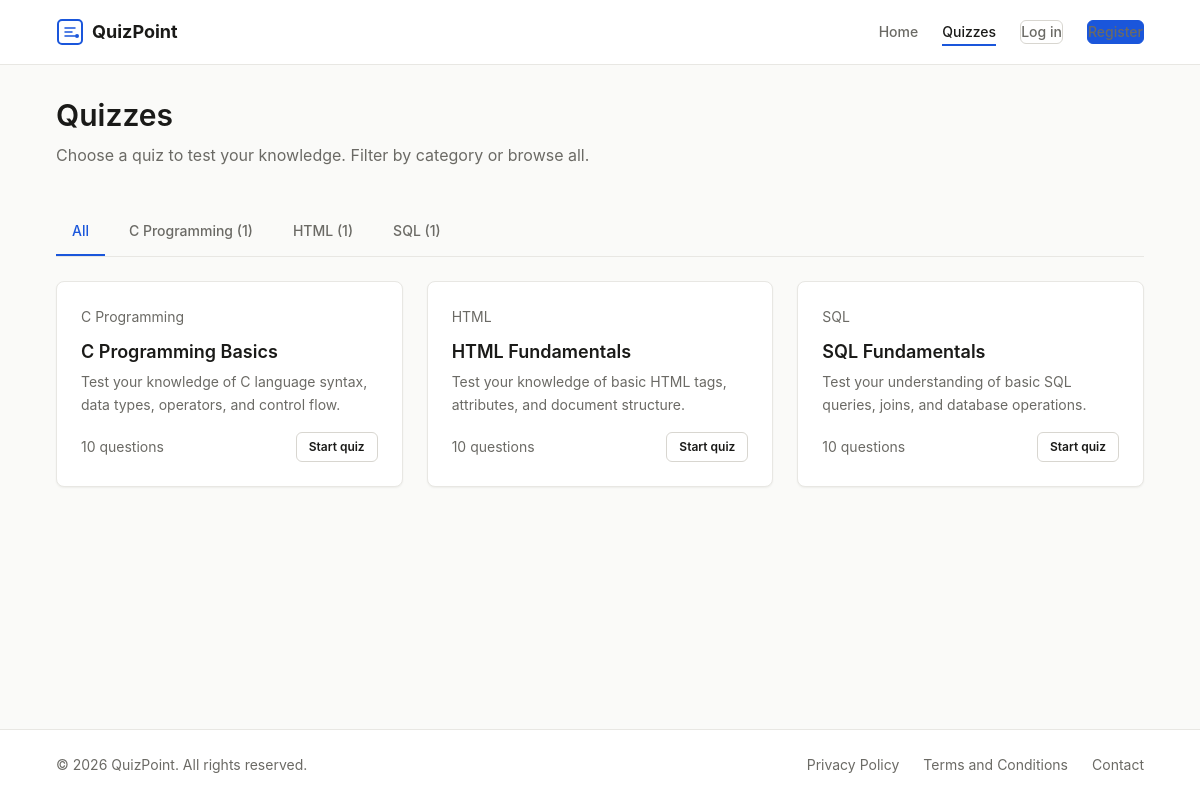
The app's page /quizzes.php with its own data.
### tables this page shows
CREATE TABLE categories (
  category_id INT UNSIGNED AUTO_INCREMENT PRIMARY KEY,
  category_name VARCHAR(100) NOT NULL UNIQUE
);

CREATE TABLE quizzes (
  quiz_id INT UNSIGNED AUTO_INCREMENT PRIMARY KEY,
  title VARCHAR(255) NOT NULL,
  category_id INT UNSIGNED NOT NULL,
  description TEXT,
  status ENUM('active', 'inactive') NOT NULL DEFAULT 'active',
  created_at DATETIME NOT NULL DEFAULT CURRENT_TIMESTAMP,
  FOREIGN KEY (category_id) REFERENCES categories(category_id)
    ON DELETE RESTRICT ON UPDATE CASCADE,
  INDEX idx_category (category_id),
  INDEX idx_status (status)
);

### includes/helpers.php (called while the page is built, shortened)
<?php
function e(?string $value): string
{
    return htmlspecialchars((string)$value, ENT_QUOTES, 'UTF-8');
}
function truncate(string $text, int $maxLength = 120): string
{
    if (mb_strlen($text) <= $maxLength) {
        return $text;
    }
    return mb_substr($text, 0, $maxLength) . '...';
}

### quizzes.php (the view, shortened to what this page needs)
<?php
require_once __DIR__ . '/includes/helpers.php';
$db = getDB();
$categoryFilter = isset($_GET['category']) ? (int)$_GET['category'] : 0;
$categories = $db->query(
    'SELECT c.category_id, c.category_name,
            (SELECT COUNT(*) FROM quizzes WHERE category_id = c.category_id AND status = "active") AS quiz_count
     FROM categories c
     HAVING quiz_count > 0
     ORDER BY c.category_name'
)->fetchAll();
if ($categoryFilter > 0) {
    $stmt = $db->prepare(
        'SELECT q.quiz_id, q.title, q.description, c.category_name,
                (SELECT COUNT(*) FROM questions WHERE quiz_id = q.quiz_id) AS question_count
         FROM quizzes q
         JOIN categories c ON q.category_id = c.category_id
         WHERE q.status = "active" AND q.category_id = :cat
         ORDER BY q.title'
    );
    $stmt->execute([':cat' => $categoryFilter]);
} else {
    $stmt = $db->query(
        'SELECT q.quiz_id, q.title, q.description, c.category_name,
                (SELECT COUNT(*) FROM questions WHERE quiz_id = q.quiz_id) AS question_count
         FROM quizzes q
         JOIN categories c ON q.category_id = c.category_id
         WHERE q.status = "active"
         ORDER BY q.title'
    );
}
$quizzes = $stmt->fetchAll();
require __DIR__ . '/includes/header.php';
?>
<div class="container">
    <div class="page-header">
        <h1>Quizzes</h1>
        <p>Choose a quiz to test your knowledge. Filter by category or browse all.</p>
    </div>
    <?php if (!empty($categories)): ?>
        <div class="admin-nav" role="navigation" aria-label="Category filter">
            <a href="<?= e(BASE_URL) ?>/quizzes.php"
               class="<?= $categoryFilter === 0 ? 'active' : '' ?>">All</a>
            <?php foreach ($categories as $cat): ?>
                <a href="<?= e(BASE_URL) ?>/quizzes.php?category=<?= (int)$cat['category_id'] ?>"
                   class="<?= $categoryFilter === (int)$cat['category_id'] ? 'active' : '' ?>">
                    <?= e($cat['category_name']) ?> (<?= (int)$cat['quiz_count'] ?>)
                </a>
            <?php endforeach; ?>
        </div>
    <?php endif; ?>
    <?php if (empty($quizzes)): ?>
        <div class="empty-state">
            <svg width="48" height="48" viewBox="0 0 24 24" fill="none" stroke="currentColor" stroke-width="1.5" stroke-linecap="round" stroke-linejoin="round" aria-hidden="true">
                <path d="M14 2H6a2 2 0 00-2 2v16a2 2 0 002 2h12a2 2 0 002-2V8z"/>
                <polyline points="14 2 14 8 20 8"/>
                <line x1="16" y1="13" x2="8" y2="13"/>
                <line x1="16" y1="17" x2="8" y2="17"/>
            </svg>
            <p>No quizzes found in this category.</p>
            <a href="<?= e(BASE_URL) ?>/quizzes.php" class="btn btn-outline">View all quizzes</a>
        </div>
    <?php else: ?>
        <div class="quiz-grid">
            <?php foreach ($quizzes as $quiz): ?>
                <a href="<?= e(BASE_URL) ?>/quiz.php?id=<?= (int)$quiz['quiz_id'] ?>" class="quiz-card-link">
                    <div class="card">
                        <div class="card-meta"><?= e($quiz['category_name']) ?></div>
                        <h3 class="card-title"><?= e($quiz['title']) ?></h3>
                        <p class="card-desc"><?= e(truncate($quiz['description'])) ?></p>
                        <div class="quiz-card-footer">
                            <span class="text-sm text-muted"><?= (int)$quiz['question_count'] ?> questions</span>
                            <span class="btn btn-sm btn-outline">Start quiz</span>
                        </div>
                    </div>
                </a>
            <?php endforeach; ?>
        </div>
    <?php endif; ?>
</div>
<div style="padding-bottom: var(--space-12);"></div>
<?php require __DIR__ . '/includes/footer.php'; ?>

### assets/css/style.css (style rules this page uses)
:root { --color-bg: #fafaf8; --color-bg-alt: #f2f1ed; --color-surface: #ffffff; --color-border: #d8d6d0; --color-border-light:#e8e7e3; --color-text: #1a1a18; --color-text-muted: #6b6a65; --color-accent: #1a56db; --color-accent-hover:#1547b8; --color-accent-light:#e8eefb; --color-success: #16794a; --color-success-bg: #e7f6ee; --color-error: #c43333; --color-error-bg: #fce8e8; --color-warning: #b45309; --color-warning-bg: #fef3e2; --font-family: -apple-system, BlinkMacSystemFont, "Segoe UI", Roboto, "Helvetica Neue", Arial, sans-serif, "Apple Color Emoji", "Segoe UI Emoji"; --font-mono: "SFMono-Regular", Consolas, "Liberation Mono", Menlo, monospace; --text-xs: 0.75rem; --text-sm: 0.875rem; --text-base: 1rem; --text-lg: 1.125rem; --text-xl: 1.25rem; --text-2xl: 1.5rem; --text-3xl: 1.875rem; --text-4xl: 2.25rem; --leading-tight: 1.25; --leading-normal: 1.6; --space-1: 0.25rem; --space-2: 0.5rem; --space-3: 0.75rem; --space-4: 1rem; --space-5: 1.25rem; --space-6: 1.5rem; --space-8: 2rem; --space-10: 2.5rem; --space-12: 3rem; --space-16: 4rem; --space-20: 5rem; --radius-sm: 4px; --radius-md: 6px; --radius-lg: 8px; --shadow-sm: 0 1px 2px rgba(26, 26, 24, 0.06); --shadow-md: 0 2px 6px rgba(26, 26, 24, 0.08); --transition: 150ms ease; --container-max: 1120px; }
*, *::before, *::after { box-sizing: border-box; margin: 0; padding: 0; }
html { font-size: 100%; -webkit-text-size-adjust: 100%; scroll-behavior: smooth; }
body { font-family: var(--font-family); font-size: var(--text-base); line-height: var(--leading-normal); color: var(--color-text); background-color: var(--color-bg); min-height: 100vh; display: flex; flex-direction: column; -webkit-font-smoothing: antialiased; -moz-osx-font-smoothing: grayscale; }
a { color: var(--color-accent); text-decoration: none; transition: color var(--transition); }
.container { width: 100%; max-width: var(--container-max); margin: 0 auto; padding: 0 var(--space-4); }
h1, h2, h3, h4, h5, h6 { line-height: var(--leading-tight); font-weight: 600; color: var(--color-text); }
h1 { font-size: var(--text-3xl); margin-bottom: var(--space-6); }
h3 { font-size: var(--text-xl); margin-bottom: var(--space-3); }
p { margin-bottom: var(--space-4); }
.text-muted { color: var(--color-text-muted); }
.text-sm { font-size: var(--text-sm); }
.btn { display: inline-flex; align-items: center; justify-content: center; gap: var(--space-2); font-family: var(--font-family); font-size: var(--text-sm); font-weight: 600; line-height: 1; padding: var(--space-3) var(--space-5); border: 1px solid transparent; border-radius: var(--radius-md); cursor: pointer; text-decoration: none; transition: background-color var(--transition), border-color var(--transition), color var(--transition), box-shadow var(--transition); white-space: nowrap; }
.btn-outline { background-color: transparent; color: var(--color-text); border-color: var(--color-border); }
.btn-sm { padding: var(--space-2) var(--space-3); font-size: var(--text-xs); }
.card { background: var(--color-surface); border: 1px solid var(--color-border-light); border-radius: var(--radius-lg); padding: var(--space-6); box-shadow: var(--shadow-sm); transition: box-shadow var(--transition); }
.card-title { font-size: var(--text-lg); font-weight: 600; margin-bottom: var(--space-2); }
.card-meta { font-size: var(--text-sm); color: var(--color-text-muted); margin-bottom: var(--space-3); }
.card-desc { font-size: var(--text-sm); color: var(--color-text-muted); margin-bottom: var(--space-4); line-height: var(--leading-normal); }
.page-header { padding: var(--space-8) 0 var(--space-6); }
.page-header h1 { margin-bottom: var(--space-2); }
.page-header p { color: var(--color-text-muted); max-width: 600px; }
.quiz-grid { display: grid; grid-template-columns: repeat(auto-fill, minmax(300px, 1fr)); gap: var(--space-6); }
.quiz-card-link { text-decoration: none; color: inherit; display: block; }
.quiz-card-footer { display: flex; align-items: center; justify-content: space-between; }
.admin-nav { display: flex; gap: var(--space-2); margin-bottom: var(--space-6); border-bottom: 1px solid var(--color-border-light); overflow-x: auto; }
.admin-nav a { padding: var(--space-3) var(--space-4); font-size: var(--text-sm); font-weight: 500; color: var(--color-text-muted); border-bottom: 2px solid transparent; white-space: nowrap; transition: color var(--transition), border-color var(--transition); }
.admin-nav a.active { color: var(--color-accent); border-bottom-color: var(--color-accent); }

### records on screen
categories: category_name "C Programming", quiz_count "1"
categories: category_name "HTML", quiz_count "1"
categories: category_name "SQL", quiz_count "1"
quizzes: category.category_name "C Programming", title "C Programming Basics", description "Test your knowledge of C language syntax, data types, operators, and control flow.", question_count "10"
quizzes: category.category_name "HTML", title "HTML Fundamentals", description "Test your knowledge of basic HTML tags, attributes, and document structure.", question_count "10"
quizzes: category.category_name "SQL", title "SQL Fundamentals", description "Test your understanding of basic SQL queries, joins, and database operations.", question_count "10"

### other values on screen
SITE_NAME "QuizPoint"
